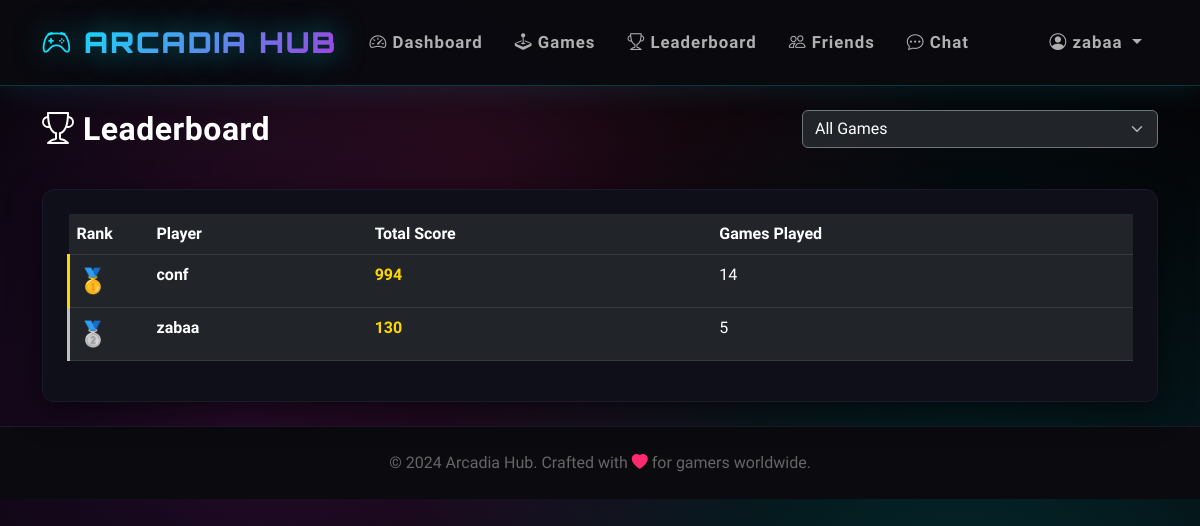
/leaderboard (signed in), run on the app's committed database.
### models/models.py (models this page shows, shortened)
class User(db.Model):
    __tablename__ = 'users'
    user_id = db.Column(db.Integer, primary_key=True, autoincrement=True)
    username = db.Column(db.String(80), unique=True, nullable=False, index=True)
    email = db.Column(db.String(120), unique=True, nullable=False, index=True)
    password_hash = db.Column(db.String(256), nullable=False)
    created_at = db.Column(db.DateTime, default=datetime.utcnow)
    last_login = db.Column(db.DateTime, default=datetime.utcnow)
    streak = db.Column(db.Integer, default=0)
    coins = db.Column(db.Integer, default=100)
    xp = db.Column(db.Integer, default=0)
    player_level = db.Column(db.Integer, default=1)
    total_games_played = db.Column(db.Integer, default=0)
    total_score = db.Column(db.Integer, default=0)
    avatar_config = db.Column(db.Text, nullable=True)
    settings_config = db.Column(db.Text, default='{"theme": "dark", "sound": true}')
    is_online = db.Column(db.Boolean, default=False)
    last_seen = db.Column(db.DateTime, default=datetime.utcnow)
    scores = db.relationship('Score', backref='user', lazy='dynamic', cascade='all, delete-orphan')
    achievements = db.relationship('Achievement', backref='user', lazy='dynamic', cascade='all, delete-orphan')
    inventory = db.relationship('Inventory', backref='user', lazy='dynamic', cascade='all, delete-orphan')
    sent_messages = db.relationship('Message', foreign_keys='Message.sender_id', backref='sender', lazy='dynamic', cascade='all, delete-orphan')
    received_messages = db.relationship('Message', foreign_keys='Message.recipient_id', backref='recipient', lazy='dynamic', cascade='all, delete-orphan')
    friend_requests_sent = db.relationship('FriendRequest', foreign_keys='FriendRequest.sender_id', backref='sender', lazy='dynamic', cascade='all, delete-orphan')
    friend_requests_received = db.relationship('FriendRequest', foreign_keys='FriendRequest.recipient_id', backref='recipient', lazy='dynamic', cascade='all, delete-orphan')

### routes/main_routes.py (the view)
@main_bp.route('/leaderboard')
@login_required
def leaderboard():
    try:
        game_key = request.args.get('game')
        leaderboard_data = get_leaderboard(game_key=game_key, limit=50)
        games = get_all_games()
        return render_template('leaderboard.html',
                             leaderboard=leaderboard_data,
                             games=games,
                             current_game=game_key)
    except Exception as e:
        logger.error(f"Leaderboard error: {e}")
        flash('Error loading leaderboard', 'danger')
        return redirect(url_for('main.dashboard'))

### services/game_service.py (called while the page is built)
def get_leaderboard(game_key=None, limit=10):
    try:
        query = db.session.query(
            Score.user_id,
            User.username,
            db.func.sum(Score.score).label('total_score'),
            db.func.count(Score.score_id).label('games_played')
        ).join(User, Score.user_id == User.user_id)
        if game_key:
            query = query.filter(Score.game_key == game_key)
        leaderboard = query.group_by(Score.user_id, User.username)\
            .order_by(db.desc('total_score'))\
            .limit(limit)\
            .all()
        return leaderboard
    except Exception as e:
        logger.error(f"Error fetching leaderboard: {e}")
        return []

def get_all_games():
    try:
        games = Game.query.order_by(Game.play_count.desc()).all()
        return games
    except Exception as e:
        logger.error(f"Error fetching games: {e}")
        return []

### utils/helpers.py (called while the page is built)
def login_required(f):
    @wraps(f)
    def decorated_function(*args, **kwargs):
        if 'user_id' not in session:
            flash('Please log in to access this page', 'warning')
            return redirect(url_for('auth.login'))
        return f(*args, **kwargs)
    return decorated_function

### templates/leaderboard.html (shortened to what this page needs)
{% extends "base.html" %}
{% block content %}
<div class="row mb-4">
    <div class="col-md-8">
        <h2 class="text-white mb-3"><i class="bi bi-trophy"></i> Leaderboard</h2>
    </div>
    <div class="col-md-4">
        <select class="form-select bg-dark text-white border-secondary" id="gameFilter">
            <option value="">All Games</option>
        </select>
    </div>
</div>
{% if leaderboard %}
<div class="row">
    <div class="col-md-12">
        <div class="card p-4">
            <div class="table-responsive">
                <table class="table table-dark table-hover">
                    <thead>
                        <tr>
                            <th class="text-white" style="width: 80px;">Rank</th>
                            <th class="text-white">Player</th>
                            <th class="text-white">Total Score</th>
                            <th class="text-white">Games Played</th>
                        </tr>
                    </thead>
                    <tbody>
                        {% for player in leaderboard %}
                        <tr class="{% if loop.index <= 3 %}leaderboard-item{% endif %}">
                            <td class="text-white">
                                {% if loop.index == 1 %}
                                <span style="font-size: 1.5rem;">🥇</span>
                                {% elif loop.index == 2 %}
                                <span style="font-size: 1.5rem;">🥈</span>
                                {% elif loop.index == 3 %}
                                <span style="font-size: 1.5rem;">🥉</span>
                                {% else %}
                                <strong>#{{ loop.index }}</strong>
                                {% endif %}
                            </td>
                            <td class="text-white">
                                <strong>{{ player.username }}</strong>
                            </td>
                            <td class="text-white">
                                <strong style="color: #ffd700;">{{ player.total_score }}</strong>
                            </td>
                            <td class="text-white">{{ player.games_played }}</td>
                        </tr>
                        {% endfor %}
                    </tbody>
                </table>
            </div>
        </div>
    </div>
</div>
{% endif %}
{% endblock %}

### templates/base.html (shortened to what this page needs)
<!DOCTYPE html>
<html lang="en" data-bs-theme="dark">
<head>
    <link href="https://cdn.jsdelivr.net/npm/bootstrap@5.3.0/dist/css/bootstrap.min.css" rel="stylesheet">
    <link rel="stylesheet" href="https://cdn.jsdelivr.net/npm/bootstrap-icons@1.10.0/font/bootstrap-icons.css">
</head>
<body>
    <nav class="navbar navbar-expand-lg navbar-dark sticky-top">
        <div class="container">
            <a class="navbar-brand" href="{{ url_for('main.dashboard') }}">
                <i class="bi bi-controller"></i> ARCADIA HUB
            </a>
            {% if session.user_id %}
            <div class="collapse navbar-collapse" id="navbarNav">
                <ul class="navbar-nav me-auto">
                    <li class="nav-item">
                        <a class="nav-link" href="{{ url_for('main.dashboard') }}">
                            <i class="bi bi-speedometer2"></i> Dashboard
                        </a>
                    </li>
                    <li class="nav-item">
                        <a class="nav-link" href="{{ url_for('main.games') }}">
                            <i class="bi bi-joystick"></i> Games
                        </a>
                    </li>
                    <li class="nav-item">
                        <a class="nav-link" href="{{ url_for('main.leaderboard') }}">
                            <i class="bi bi-trophy"></i> Leaderboard
                        </a>
                    </li>
                    <li class="nav-item">
                        <a class="nav-link" href="{{ url_for('main.friends') }}">
                            <i class="bi bi-people"></i> Friends
                        </a>
                    </li>
                    <li class="nav-item">
                        <a class="nav-link" href="{{ url_for('main.chat') }}">
                            <i class="bi bi-chat-dots"></i> Chat
                        </a>
                    </li>
                </ul>
                <ul class="navbar-nav">
                    <li class="nav-item dropdown">
                        <a class="nav-link dropdown-toggle" href="#" role="button" data-bs-toggle="dropdown">
                            <i class="bi bi-person-circle"></i> {{ session.username }}
                        </a>
                    </li>
                </ul>
            </div>
            {% endif %}
        </div>
    </nav>
    <main class="py-4">
        <div class="container">
            {% block content %}{% endblock %}
        </div>
    </main>
    <footer class="py-4 mt-auto">
        <div class="container text-center">
            <p class="mb-0" style="color: #666;">
                &copy; 2024 Arcadia Hub. Crafted with <i class="bi bi-heart-fill" style="color: var(--neon-pink);"></i> for gamers worldwide.
            </p>
        </div>
    </footer>
</body>
</html>

### templates/base.html (style rules this page uses)
* { margin: 0; padding: 0; box-sizing: border-box; }
:root { --neon-blue: #00f3ff; --neon-purple: #b829dd; --neon-pink: #ff2a6d; --neon-green: #05ffa1; --dark-bg: #0a0a0f; --darker-bg: #050508; --card-bg: #0f0f1a; --card-border: #1a1a2e; }
body { min-height: 100vh; background: var(--darker-bg); font-family: 'Rajdhani', sans-serif; color: #e0e0e0; overflow-x: hidden; }
body::before { content: ''; position: fixed; top: 0; left: 0; width: 100%; height: 100%; background: radial-gradient(circle at 20% 50%, rgba(184, 41, 221, 0.15) 0%, transparent 50%), radial-gradient(circle at 80% 80%, rgba(0, 243, 255, 0.15) 0%, transparent 50%), radial-gradient(circle at 40% 20%, rgba(255, 42, 109, 0.1) 0%, transparent 50%); pointer-events: none; z-index: -1; }
.navbar { background: rgba(10, 10, 15, 0.95) !important; backdrop-filter: blur(20px); border-bottom: 1px solid rgba(0, 243, 255, 0.2); box-shadow: 0 4px 30px rgba(0, 243, 255, 0.1); padding: 1rem 0; }
.navbar-brand { font-family: 'Orbitron', sans-serif; font-weight: 900; font-size: 1.8rem; background: linear-gradient(135deg, var(--neon-blue), var(--neon-purple)); -webkit-background-clip: text; -webkit-text-fill-color: transparent; background-clip: text; text-shadow: 0 0 30px rgba(0, 243, 255, 0.5); letter-spacing: 2px; }
.nav-link { font-weight: 600; font-size: 1.05rem; letter-spacing: 1px; color: #b0b0b0 !important; transition: all 0.3s ease; position: relative; padding: 0.5rem 1rem !important; }
.nav-link::before { content: ''; position: absolute; bottom: 0; left: 50%; transform: translateX(-50%); width: 0; height: 2px; background: linear-gradient(90deg, var(--neon-blue), var(--neon-purple)); transition: width 0.3s ease; }
.card { background: var(--card-bg) !important; border: 1px solid var(--card-border) !important; border-radius: 12px; box-shadow: 0 8px 32px rgba(0, 0, 0, 0.6); transition: all 0.3s ease; position: relative; overflow: hidden; }
.card::before { content: ''; position: absolute; top: 0; left: 0; right: 0; height: 2px; background: linear-gradient(90deg, transparent, var(--neon-blue), var(--neon-purple), transparent); opacity: 0; transition: opacity 0.3s ease; }
.leaderboard-item:nth-child(1) { background: linear-gradient(135deg, rgba(255, 215, 0, 0.15), rgba(255, 193, 7, 0.05)); border-left: 3px solid #ffd700; }
.leaderboard-item:nth-child(2) { background: linear-gradient(135deg, rgba(192, 192, 192, 0.15), rgba(169, 169, 169, 0.05)); border-left: 3px solid #c0c0c0; }
footer { background: var(--dark-bg); border-top: 1px solid var(--card-border); }
h1, h2, h3, h4, h5, h6 { font-family: 'Rajdhani', sans-serif; font-weight: 700; letter-spacing: 0.5px; }

### data on the page
User: username "zabaa", total_score "130", games_played "5"
User: username "conf", total_score "994", games_played "14"
